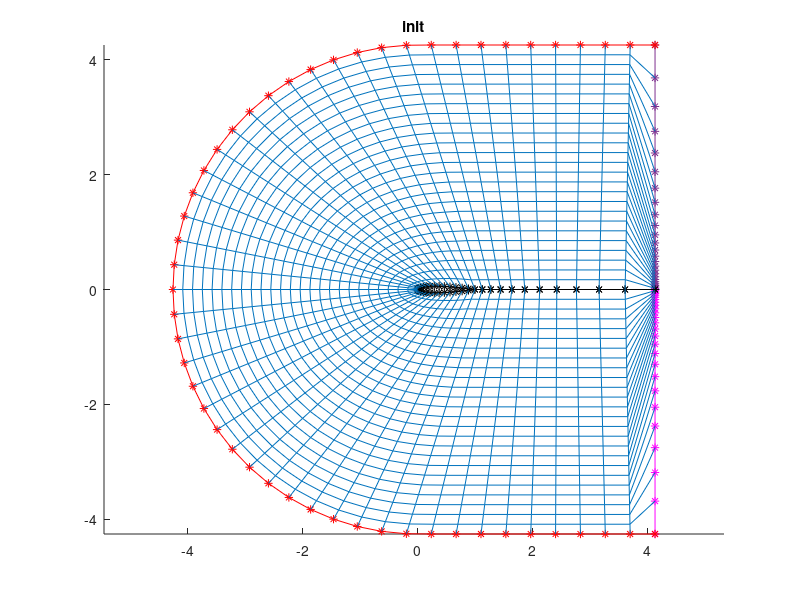

Write MATLAB code to recreate this figure. (Note: this script raises an error after producing the figure.)
clc;
clear;
close all;

formatSpec = '%f';
fileID = fopen("matrices/x_mat_init.txt", "r");
xs = fscanf(fileID,formatSpec);
fclose(fileID);
for i = 1:26
    x(i,:) = xs(1+(i-1)*51:51+(i-1)*51);
end
x;

fileID = fopen("matrices/y_mat_init.txt", "r");
ys = fscanf(fileID,formatSpec);
fclose(fileID);
for i = 1:26
    y(i,:) = ys(1+(i-1)*51:51+(i-1)*51);
end
y;

hold all
axis equal
plot(x(:,end), y(:,end),'-*','Color',"#7E2F8E")
plot(x(:,1), y(:,1),'-*m')
plot(x(end,:), y(end,:),'-*r')
plot(x(1,:), y(1,:),'-*k')


for i = 2:(length(x(1,:))-1)
    plot(x(:,i), y(:,i),'-','Color',"#0072BD")
end
for i = 2:(length(x(:,1))-1)
    plot(x(i,:), y(i,:),'-','Color',"#0072BD")
end

title("init")

%%
fig1 = figure ("Name","The Mesh for psi=BC phi=BC | r = 0.01, omega = 1",'Position',[100 300 900 500]);

formatSpec = '%f';
for index = 2410
    index
    clf
    dirX = sprintf("matrices/x_mat_%d.txt", index);
    dirY = sprintf("matrices/y_mat_%d.txt", index);
    fileID = fopen(dirX, "r");
    xs = fscanf(fileID,formatSpec);
    fclose(fileID);
    for i = 1:26
        x(i,:) = xs(1+(i-1)*51:51+(i-1)*51);
    end
    x;
    
    fileID = fopen(dirY, "r");
    ys = fscanf(fileID,formatSpec);
    fclose(fileID);
    for i = 1:26
        y(i,:) = ys(1+(i-1)*51:51+(i-1)*51);
    end
    y;
    
    hold all
    axis equal
    
    plot(x(:,end), y(:,end),'-*','Color',"#7E2F8E")
    plot(x(:,1), y(:,1),'-*m')
    plot(x(end,:), y(end,:),'-*r')
    plot(x(1,:), y(1,:),'-*k')
    
    
    for i = 2:(length(x(1,:))-1)
        plot(x(:,i), y(:,i),'-','Color',"#0072BD")
    end
    for i = 2:(length(x(:,1))-1)
        plot(x(i,:), y(i,:),'-','Color',"#0072BD")
    end
    % drawnow
    % input("press");
end
% axis equal
xlim([-5 5])
ylim([-4.5 4.5])
% xlim([-0.3 1.3])
% ylim([-0.4 0.4])
title("The Mesh for psi=BC phi=BC | r = 0.01, omega = 1");
ylabel("Y [-]")
xlabel("X [-]")
subtitle("Almog Dobrescu 214254252")
% legend({'The Mesh'},'FontSize',11 ,'Location','southeast')
%exportgraphics(fig1, 'grap1.png','Resolution',1200);

%% 
Ls = readtable("matrices/Ls_valuse");
Lx = Ls.Var1;
Ly = Ls.Var2;

fig2 = figure ("Name","Residual Convergens for psi=BC phi=BC | r = 0.01, omega = 1",'Position',[100 300 900 500]);

semilogy(Lx,'LineWidth',2)
hold on
semilogy(Ly,'LineWidth',2)

grid on 
grid minor
title("Residual Convergens for phi=BC psi=BC | r = 0.01, omega = 1");
ylabel("L [-]")
xlabel("Number of Iterations [-]")
subtitle("Almog Dobrescu 214254252")
legend({'Lx', 'Ly'},'FontSize',11 ,'Location','northeast')
% exportgraphics(fig2, 'grap1.2.png','Resolution',1200);

%%

r = logspace(-3, 0,20);
omega = linspace(1e-2, 2-1e-3, 20);

omega_fixed = readtable("omeg 1 different r.txt");
omega_fixed = omega_fixed.Var1;

r_fixed = readtable("r 0.01 different omeg.txt");
r_fixed = r_fixed.Var1;

fig3 = figure ("Name","Number of Iterations for fixed r and different omega| psi=BC phi=BC",'Position',[250 300 900 500]);

loglog(omega, r_fixed,'LineWidth',2)

grid on 
grid minor
title("Number of Iterations for fixed r and different omega| psi=BC phi=BC");
ylabel("Number of Iterations [-]")
xlabel("omega [-]")
subtitle("Almog Dobrescu 214254252")
% legend({''},'FontSize',11 ,'Location','northeast')
% exportgraphics(fig3, 'grap3.1.png','Resolution',1200);

